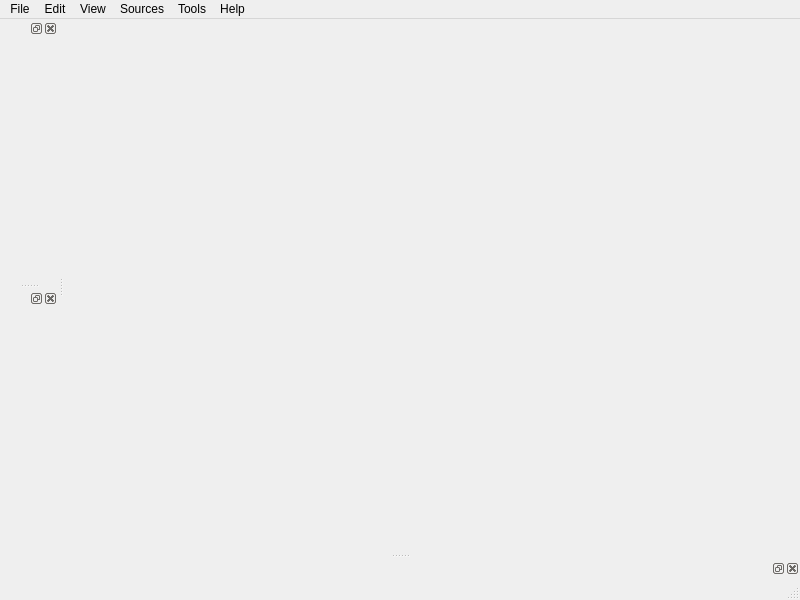
<?xml version="1.0" encoding="UTF-8"?>
<ui version="4.0">
 <class>pvgMainWindow</class>
 <widget class="QMainWindow" name="pvgMainWindow">
  <property name="geometry">
   <rect>
    <x>0</x>
    <y>0</y>
    <width>800</width>
    <height>600</height>
   </rect>
  </property>
  <property name="windowTitle">
   <string>MainWindow</string>
  </property>
  <widget class="QWidget" name="centralwidget">
   <layout class="QGridLayout" name="gridLayout">
    <item row="0" column="0">
     <widget class="pqTabbedMultiViewWidget" name="multiViewWidget" native="true"/>
    </item>
   </layout>
  </widget>
  <widget class="QMenuBar" name="menubar">
   <property name="geometry">
    <rect>
     <x>0</x>
     <y>0</y>
     <width>800</width>
     <height>24</height>
    </rect>
   </property>
   <widget class="QMenu" name="menuFile">
    <property name="title">
     <string>File</string>
    </property>
    <widget class="QMenu" name="menuRecent_Files">
     <property name="title">
      <string>Recent Files</string>
     </property>
    </widget>
    <addaction name="actionOpen"/>
    <addaction name="menuRecent_Files"/>
   </widget>
   <widget class="QMenu" name="menuEdit">
    <property name="title">
     <string>Edit</string>
    </property>
   </widget>
   <widget class="QMenu" name="menuTools">
    <property name="title">
     <string>Tools</string>
    </property>
   </widget>
   <widget class="QMenu" name="menuHelp">
    <property name="title">
     <string>Help</string>
    </property>
   </widget>
   <widget class="QMenu" name="menuView">
    <property name="title">
     <string>View</string>
    </property>
   </widget>
   <widget class="QMenu" name="menuSources">
    <property name="title">
     <string>Sources</string>
    </property>
   </widget>
   <addaction name="menuFile"/>
   <addaction name="menuEdit"/>
   <addaction name="menuView"/>
   <addaction name="menuSources"/>
   <addaction name="menuTools"/>
   <addaction name="menuHelp"/>
  </widget>
  <widget class="pqStatusBar" name="statusbar"/>
  <widget class="QDockWidget" name="dockWidgetProperties">
   <attribute name="dockWidgetArea">
    <number>1</number>
   </attribute>
   <widget class="pqPropertiesPanel" name="propertiesPanel"/>
  </widget>
  <widget class="QDockWidget" name="dockWidgetOutput">
   <attribute name="dockWidgetArea">
    <number>8</number>
   </attribute>
   <widget class="pqOutputWidget" name="outputWidget"/>
  </widget>
  <widget class="QDockWidget" name="dockWidgetPipeline">
   <attribute name="dockWidgetArea">
    <number>1</number>
   </attribute>
   <widget class="pqPipelineBrowserWidget" name="pipelineBrowser"/>
  </widget>
  <action name="actionOpen">
   <property name="text">
    <string>Open</string>
   </property>
   <property name="shortcut">
    <string>Ctrl+O</string>
   </property>
  </action>
  <action name="actiontest">
   <property name="text">
    <string>test</string>
   </property>
  </action>
 </widget>
 <customwidgets>
  <customwidget>
   <class>pqStatusBar</class>
   <extends>QStatusBar</extends>
   <header>pqStatusBar.h</header>
  </customwidget>
  <customwidget>
   <class>pqPropertiesPanel</class>
   <extends>QWidget</extends>
   <header>pqPropertiesPanel.h</header>
   <container>1</container>
  </customwidget>
  <customwidget>
   <class>pqTabbedMultiViewWidget</class>
   <extends>QWidget</extends>
   <header>pqTabbedMultiViewWidget.h</header>
   <container>1</container>
  </customwidget>
  <customwidget>
   <class>pqOutputWidget</class>
   <extends>QWidget</extends>
   <header>pqOutputWidget.h</header>
   <container>1</container>
  </customwidget>
  <customwidget>
   <class>pqPipelineBrowserWidget</class>
   <extends>QWidget</extends>
   <header>pqPipelineBrowserWidget.h</header>
   <container>1</container>
  </customwidget>
 </customwidgets>
 <resources/>
 <connections/>
</ui>
